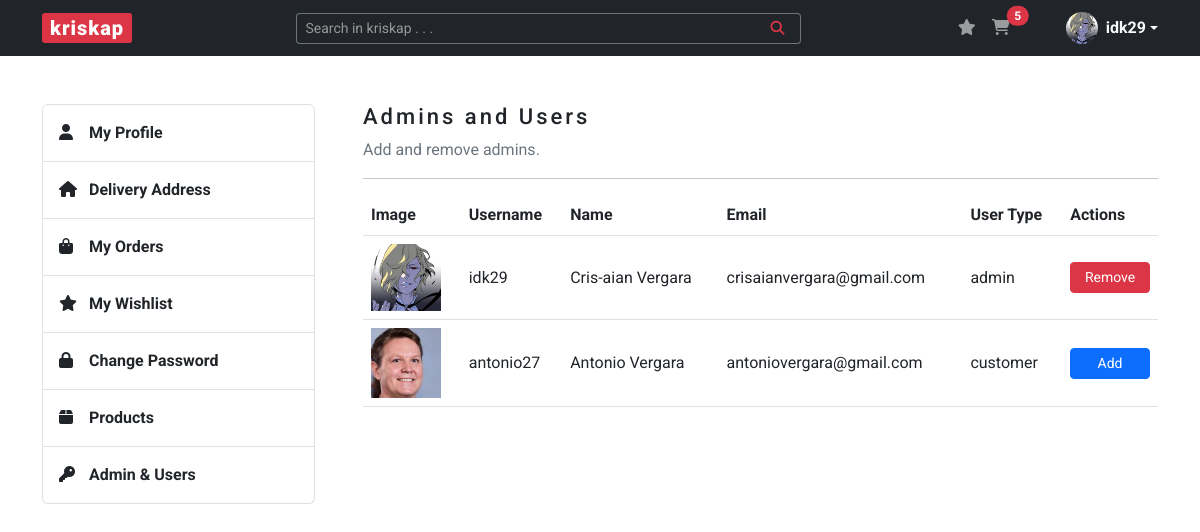
The page /admin (signed in) on the database as committed earlier.
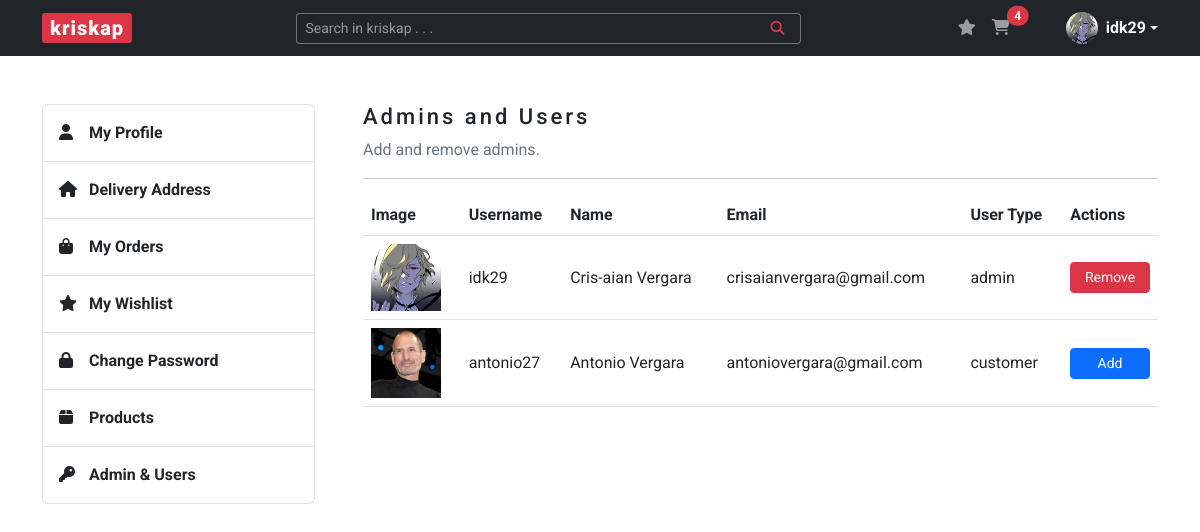
The same page on the database as committed later.
### kriskap/models.py (models this page shows, shortened)
class User(db.Model, UserMixin):
    __tablename__ = "users"
    id = db.Column(db.Integer, primary_key=True)
    user_type = db.Column(db.String(20), nullable=False)
    username = db.Column(db.String(20), unique=True, nullable=False)
    name = db.Column(db.String(100), nullable=False)
    email = db.Column(db.String(100), unique=True, nullable=False)
    image_file = db.Column(db.String(250), nullable=False, default="default.png")
    password = db.Column(db.String(100), nullable=False)
    carts = relationship("Cart", back_populates="buyer")
    wishlists = relationship("Wishlist", back_populates="wisher")
    addresses = relationship("Address", back_populates="buyer")
    orders = relationship("Order", back_populates="buyer")

### kriskap/admins/routes.py (the view)
@admins.route("/admin")
@login_required
@admin_only
def admin():
    users = User.query.all()
    return render_template("admin.html", title="Admin", users=users)

### kriskap/models.py (called while the page is built)
@login_manager.user_loader
def load_user(user_id):
    return User.query.get(int(user_id))

### kriskap/users/utils.py (called while the page is built)
def admin_only(f):
    @wraps(f)
    def decorated_function(*args, **kwargs):
        if current_user.user_type != "admin":
            return abort(403)
        return f(*args, **kwargs)
    return decorated_function

### kriskap/templates/admin.html (shortened to what this page needs)
{% extends "base.html" %}
{% block content %}
    <section id="section-admin" class="content-section mb-5">
        <div class="row justify-content-between">
            {% include "aside.html" %}
            <div class="col-lg-9 ps-lg-5">
                <h3>Admins and Users</h3>
                <p class="text-secondary">Add and remove admins.</p>
                <hr>
                <table class="table">
                    <thead>
                      <tr>
                        <th scope="col">Image</th>
                        <th scope="col">Username</th>
                        <th scope="col">Name</th>
                        <th scope="col">Email</th>
                        <th scope="col">User Type</th>
                        <th scope="col">Actions</th>
                      </tr>
                    </thead>
                    <tbody>
                    {% for user in users %}
                        <tr class="align-middle">
                            <td><img width="70px" src="{{ url_for('static', filename='img/profile_pics/' + user.image_file) }}" alt="Image Preview" class="image_view"></td>
                            <td>{{ user.username }}</td>
                            <td>{{ user.name }}</td>
                            <td>{{ user.email }}</td>
                            <td>{{ user.user_type }}</td>
                            <td>
                                {% if user.user_type != "admin" %}
                                    <a href="{{ url_for('admins.add_admin', user_id = user.id) }}" class="btn btn-primary btn-sm w-100">Add</a>
                                {% else %}
                                    <a href="#removeModal{{ user.id }}" class="btn btn-danger btn-sm w-100" data-bs-toggle="modal">Remove</a>
                                {% endif %}
                            </td>
                        </tr>
                    {% endfor %}
                    </tbody>
                </table>
            </div>
        </div>
    </section>
{% endblock %}

### kriskap/templates/base.html (shortened to what this page needs)
<!DOCTYPE html>
<html lang="en">
<head>
    <link rel="stylesheet" href="https://cdn.jsdelivr.net/npm/bootstrap@5.3.0-alpha1/dist/css/bootstrap.min.css">
    <link rel="stylesheet" href="{{ url_for('static', filename='css/styles.css') }}">
</head>
<body>
    <header>
        <nav class="navbar navbar-expand-lg navbar-dark bg-dark">
            <div class="container">
                <a class="navbar-brand px-2 py-0" href="{{ url_for('main.home') }}">kriskap</a>
                <div class="collapse navbar-collapse" id="navbarSupportedContent">
                    <form method="POST" action="{{ url_for('products.search_product') }}" class="d-flex ms-auto form-search w-50" role="search">
                        <div class="input-group input-group-sm">
                            <input name="search-product" type="text" class="form-control text-bg-dark border-secondary border-end-0" placeholder="Search in kriskap . . ." aria-label="Search in kriskap . . ." aria-describedby="button-addon">
                            <button class="btn btn-outline-danger border-start-0 border-secondary" type="submit" id="button-addon"><i class="fa-solid fa-magnifying-glass px-2"></i></button>
                        </div>
                    </form>
                    <ul class="navbar-nav ms-auto mb-2 mb-lg-0 notification-cart">
                        <li class="nav-item">
                            <a href="{{ url_for('wishlists.wishlist') }}" class="nav-link d-inline-block">
                                <i class="fa-solid fa-star"></i>
                            </a>
                        </li>
                        <li class="nav-item me-5">
                            <a href="{{ url_for('carts.cart') }}" class="nav-link position-relative d-inline-block">
                                <i class="fa-solid fa-cart-shopping"></i>
                                {% if current_user.is_authenticated %}
                                    <span id="cartTotal" class="position-absolute start-100 translate-middle badge rounded-pill bg-danger">
                                        {% set items = [] %}
                                        {{ items | sum }}
                                    </span>
                                {% endif %}
                            </a>
                        </li>
                        {% if current_user.is_authenticated %}
                        <li class="dropdown d-flex align-items-center">
                            <a href="#" class="d-flex align-items-center text-light text-decoration-none dropdown-toggle" data-bs-toggle="dropdown" aria-expanded="false">
                                <img src="{{ url_for('static', filename='img/profile_pics/' + current_user.image_file) }}" alt="" width="32" height="32" class="rounded-circle me-2">
                                <strong>{{ current_user.username }}</strong>
                            </a>
                        </li>
                        {% endif %}
                    </ul>
                </div>
            </div>
        </nav>
    </header>
    <main class="container mt-5">
        {% block content %} {% endblock %}
    </main>
</body>
</html>

Rows that differ between the two databases and show on the page:
changed User "antonio27": image_file: a different picture
Other text that changed with them:
{{ items | sum }}: "5" → "4"
